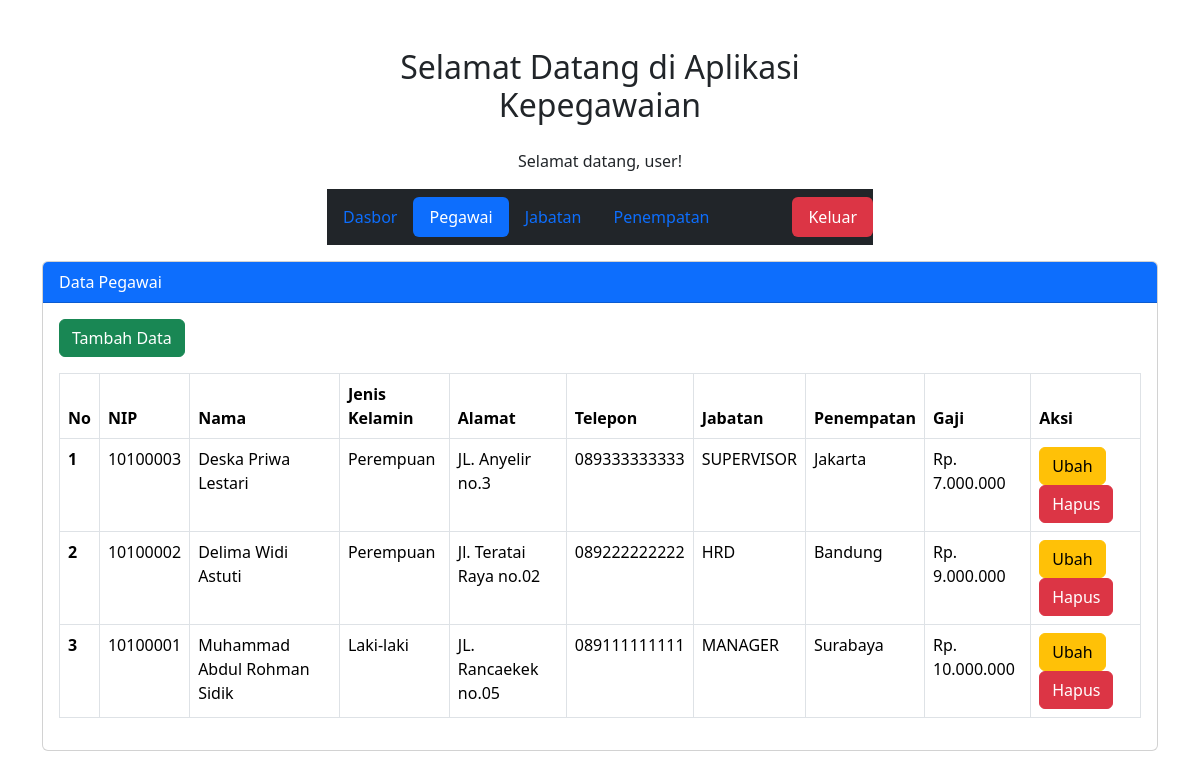
The app's page /pegawai.php (signed in) with its own data.
### tables this page shows
CREATE TABLE `pegawai` (
  `id_pegawai` int(11) NOT NULL AUTO_INCREMENT,
  `nip` varchar(8) NOT NULL,
  `nama` varchar(35) NOT NULL,
  `jenis_kelamin` enum('Laki-laki','Perempuan') NOT NULL,
  `alamat` varchar(150) NOT NULL,
  `telepon` varchar(12) NOT NULL,
  `id_jabatan` int(11) NOT NULL,
  `id_penempatan` int(11) NOT NULL,
  PRIMARY KEY (`id_pegawai`),
  UNIQUE KEY `nip` (`nip`),
  KEY `id_jabatan` (`id_jabatan`),
  KEY `id_penempatan` (`id_penempatan`),
  CONSTRAINT `pegawai_ibfk_1` FOREIGN KEY (`id_jabatan`) REFERENCES `jabatan` (`id_jabatan`),
  CONSTRAINT `pegawai_ibfk_2` FOREIGN KEY (`id_penempatan`) REFERENCES `penempatan` (`id_penempatan`)
);

CREATE TABLE `jabatan` (
  `id_jabatan` int(11) NOT NULL AUTO_INCREMENT,
  `jabatan` varchar(35) NOT NULL,
  `gaji` int(11) NOT NULL,
  PRIMARY KEY (`id_jabatan`)
);

CREATE TABLE `penempatan` (
  `id_penempatan` int(11) NOT NULL AUTO_INCREMENT,
  `kota` varchar(20) NOT NULL,
  `alamat` varchar(150) NOT NULL,
  PRIMARY KEY (`id_penempatan`)
);

### pegawai.php (the view, shortened to what this page needs)
<?php
include 'koneksi.php';
if (isset($_SESSION['username'])) {
?>
    <!doctype html>
    <html lang="en">
    <head>
        <link href="https://cdn.jsdelivr.net/npm/bootstrap@5.3.2/dist/css/bootstrap.min.css" rel="stylesheet">
    </head>
    <body>
        <div class="container mt-5">
            <div class="row">
                <div class="col-md-6 offset-md-3">
                    <h2 class="text-center mb-4">Selamat Datang di Aplikasi Kepegawaian</h2>
                    <p class="text-center">Selamat datang, <?php echo $_SESSION['username']; ?>!</p>
                    <nav class="navbar navbar-dark bg-dark">
                        <ul class="nav nav-pills">
                            <li class="nav-item">
                                <a class="nav-link" aria-current="page" href="index.php">Dasbor</a>
                            </li>
                            <li class="nav-item">
                                <a class="nav-link active" href="pegawai.php">Pegawai</a>
                            </li>
                            <li class="nav-item">
                                <a class="nav-link" href="jabatan.php">Jabatan</a>
                            </li>
                            <li class="nav-item">
                                <a class="nav-link" href="penempatan.php">Penempatan</a>
                            </li>
                        </ul>
                        <ul class="nav nav-pills justify-content-end">
                            <li class="nav-item ms-auto">
                                <a class="nav-link bg-danger text-white" href="logout.php">Keluar</a>
                            </li>
                        </ul>
                    </nav>
                </div>
            </div>
        </div>
        <div class="container">
            <div class="card mt-3">
                <div class="card-header bg-primary text-white">
                    Data Pegawai
                </div>
                <div class="card-body">
                    <button type="button" class="btn btn-success mb-3" data-bs-toggle="modal" data-bs-target="#modalTambah">
                        Tambah Data
                    </button>
                    <table class="table table-bordered">
                        <thead>
                            <tr>
                                <th scope="col">No</th>
                                <th scope="col">NIP</th>
                                <th scope="col">Nama</th>
                                <th scope="col">Jenis Kelamin</th>
                                <th scope="col">Alamat</th>
                                <th scope="col">Telepon</th>
                                <th scope="col">Jabatan</th>
                                <th scope="col">Penempatan</th>
                                <th scope="col">Gaji</th>
                                <th scope="col">Aksi</th>
                            </tr>
                        </thead>
                        <?php
                        $no = 1;
                        $tampil = mysqli_query($koneksi, "SELECT pegawai.`id_pegawai`,pegawai.`nip`,pegawai.`nama`,pegawai.`jenis_kelamin`,pegawai.`alamat`,pegawai.`telepon`,jabatan.`jabatan`,penempatan.`kota`,jabatan.`gaji` FROM pegawai,jabatan,penempatan WHERE pegawai.`id_jabatan` = jabatan.`id_jabatan` AND pegawai.id_penempatan = penempatan.`id_penempatan` ORDER BY pegawai.`id_pegawai` DESC");
                        while ($data = mysqli_fetch_array($tampil)) :
                        ?>
                            <tbody>
                                <tr>
                                    <th scope="row"><?= $no++; ?></th>
                                    <td><?= $data['nip']; ?></td>
                                    <td><?= $data['nama']; ?></td>
                                    <td><?= $data['jenis_kelamin']; ?></td>
                                    <td><?= $data['alamat']; ?></td>
                                    <td><?= $data['telepon']; ?></td>
                                    <td><?= $data['jabatan']; ?></td>
                                    <td><?= $data['kota']; ?></td>
                                    <td>Rp. <?= number_format($data['gaji'], 0, ',', '.'); ?></td>
                                    <td>
                                        <a href="" class="btn btn-warning" data-bs-toggle="modal" data-bs-target="#modalUbah<?= $no ?>">Ubah</a>
                                        <a href="" class="btn btn-danger" data-bs-toggle="modal" data-bs-target="#modalHapus<?= $no ?>">Hapus</a>
                                    </td>
                                </tr>
                            </tbody>
                        <?php endwhile; ?>
                    </table>
                </div>
            </div>
        </div>
    </body>
    </html>
<?php } else {
    header("Location: login.php");
    exit();
} ?>

### records on screen
pegawai: nip "10100003", nama "Deska Priwa Lestari", jenis_kelamin "Perempuan", alamat "JL. Anyelir no.3", telepon "089333333333", id_jabatan.jabatan "SUPERVISOR", id_penempatan.kota "Jakarta", id_jabatan.gaji "7.000.000"
pegawai: nip "10100002", nama "Delima Widi Astuti", jenis_kelamin "Perempuan", alamat "Jl. Teratai Raya no.02", telepon "089222222222", id_jabatan.jabatan "HRD", id_penempatan.kota "Bandung", id_jabatan.gaji "9.000.000"
pegawai: nip "10100001", nama "Muhammad Abdul Rohman Sidik", jenis_kelamin "Laki-laki", alamat "JL. Rancaekek no.05", telepon "089111111111", id_jabatan.jabatan "MANAGER", id_penempatan.kota "Surabaya", id_jabatan.gaji "10.000.000"

### other values on screen
$_SESSION['username'] "user"
